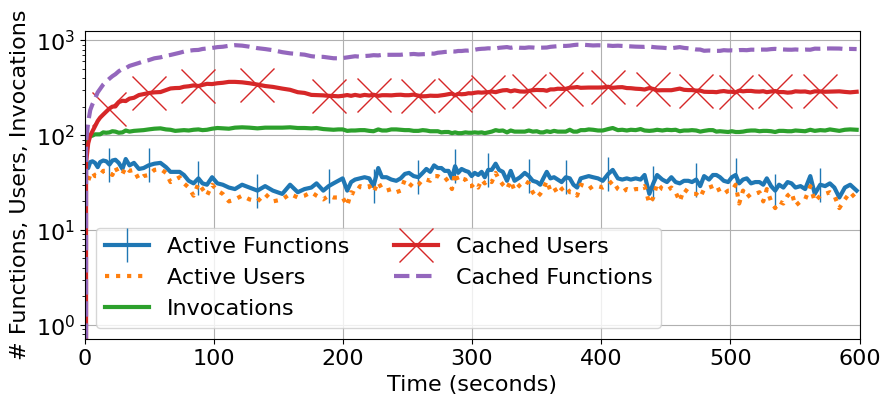

Write Python code to recreate this figure.
#!/usr/bin/python

import sys
import csv
import io
import matplotlib
import matplotlib.pyplot as plt

# Syntax example: cat plot-data.txt | plot-simulation.py
# data.txt should be a file with six columns.


def read_stdin_xy():
  # Read input from stdin.
  input = sys.stdin.read()

  # Read string as a csv file (line by line, separated by a delimiter).
  reader = csv.reader(io.StringIO(input), delimiter=' ')

  x = []
  yActiveUsers = []
  yActiveFunctions = []
  yCachedActiveUsers = []
  yCachedActiveFunctions = []
  yRunningInvocations = []

  # For each line, split and add to x and or y.
  for cols in reader:
    try:
      xentry = float(cols[0])
      activeUsersEntry = float(cols[1])
      activeFunctionsEntry = float(cols[2])
      cachedActiveUsersEntry = float(cols[3])
      cachedActiveFunctionsEntry = float(cols[4])
      runningInvocationsEntry = float(cols[5])
      x.append(xentry)
      yActiveUsers.append(activeUsersEntry)
      yActiveFunctions.append(activeFunctionsEntry)
      yCachedActiveUsers.append(cachedActiveUsersEntry)
      yCachedActiveFunctions.append(cachedActiveFunctionsEntry)
      yRunningInvocations.append(runningInvocationsEntry)
    except Exception as e:
      print("Warning ignoring " + str(cols))
  return x, yActiveUsers, yActiveFunctions, yCachedActiveUsers, yCachedActiveFunctions, yRunningInvocations


x, activeUsers, activeFunctions, cachedActiveUsers, cachedActiveFunctions, runningInvocations = read_stdin_xy()
first = x[0]
x = [elem - first for elem in x]

# Convert from ms to sec
x = [elem/1000 for elem in x]

matplotlib.rcParams.update({'font.size': 16})
plt.rcParams["figure.figsize"] = (10, 4)
plt.xlabel('Time (seconds)')
plt.ylabel('# Functions, Users, Invocations')
plt.plot(x[::500], activeFunctions[::500],       linewidth=3, marker="|", markersize=25, markevery=10, label='Active Functions')
plt.plot(x[::500], activeUsers[::500],           linewidth=3, linestyle=":",                           label='Active Users')
plt.plot(x[::500], runningInvocations[::500],    linewidth=3, label='Invocations')
plt.plot(x[::500], cachedActiveUsers[::500],     linewidth=3, marker="x", markersize=25, markevery=10, label='Cached Users')
plt.plot(x[::500], cachedActiveFunctions[::500], linewidth=3, linestyle="--",                          label='Cached Functions')
plt.grid()
plt.yscale('log', base=10)
plt.ylim(ymin=0)
plt.xlim(xmin=0, xmax=600)
plt.legend(loc='lower left', ncol=2)
plt.savefig("azure-users-functions.pdf", bbox_inches='tight')
plt.savefig("azure-users-functions.png", bbox_inches='tight')
plt.show()
